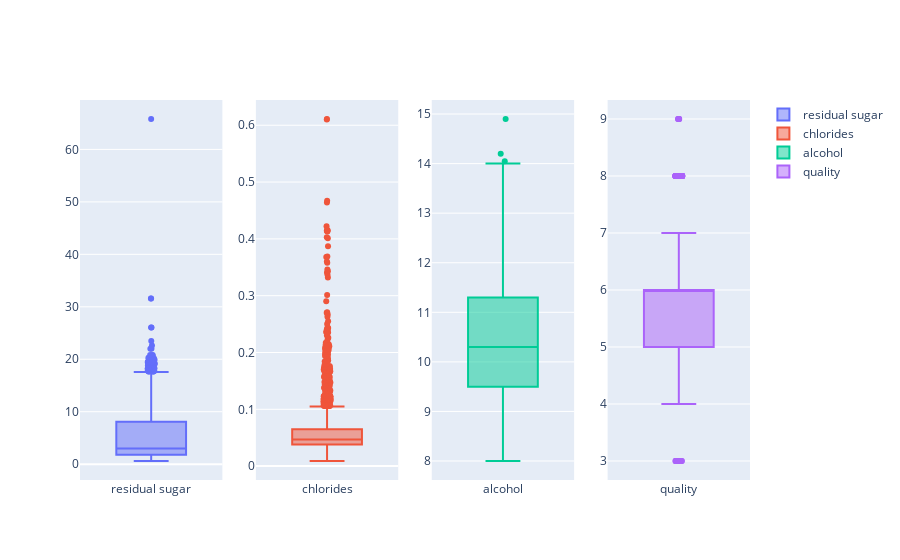

Write notebook code for a chart like this one.
### Code cell
vars = ['residual sugar', 'chlorides', 'alcohol','quality']
fig = make_subplots(rows=1, cols=len(vars))
for i, var in enumerate(vars):
    fig.add_trace(
        go.Box(y=df_combined[var],
        name=var),
        row=1, col=i+1
    )

fig.update_traces(boxpoints='outliers', jitter=.1)

### Figure 1 — Plotly figure (JSON) as saved in the notebook; plotly's stock layout.template omitted (floating-point values rounded to 4 significant figures; data arrays with more than 128 entries replaced by an {"elided": "..."} marker saying what was removed)
{"data": [{"boxpoints": "outliers", "jitter": 0.1, "name": "residual sugar", "type": "box", "xaxis": "x", "y": {"elided": "6497 float values"}, "yaxis": "y"}, {"boxpoints": "outliers", "jitter": 0.1, "name": "chlorides", "type": "box", "xaxis": "x2", "y": {"elided": "6497 float values"}, "yaxis": "y2"}, {"boxpoints": "outliers", "jitter": 0.1, "name": "alcohol", "type": "box", "xaxis": "x3", "y": {"elided": "6497 float values"}, "yaxis": "y3"}, {"boxpoints": "outliers", "jitter": 0.1, "name": "quality", "type": "box", "xaxis": "x4", "y": {"elided": "6497 int values"}, "yaxis": "y4"}], "layout": {"autosize": true, "xaxis": {"anchor": "y", "autorange": true, "domain": [0, 0.2125], "range": [-0.5, 0.5], "type": "category"}, "xaxis2": {"anchor": "y2", "autorange": true, "domain": [0.2625, 0.475], "range": [-0.5, 0.5], "type": "category"}, "xaxis3": {"anchor": "y3", "autorange": true, "domain": [0.525, 0.7375], "range": [-0.5, 0.5], "type": "category"}, "xaxis4": {"anchor": "y4", "autorange": true, "domain": [0.7875, 1], "range": [-0.5, 0.5], "type": "category"}, "yaxis": {"anchor": "x", "autorange": true, "domain": [0, 1], "range": [-3.022, 69.42], "type": "linear"}, "yaxis2": {"anchor": "x2", "autorange": true, "domain": [0, 1], "range": [-0.02444, 0.6444], "type": "linear"}, "yaxis3": {"anchor": "x3", "autorange": true, "domain": [0, 1], "range": [7.617, 15.28], "type": "linear"}, "yaxis4": {"anchor": "x4", "autorange": true, "domain": [0, 1], "range": [2.667, 9.333], "type": "linear"}}}
